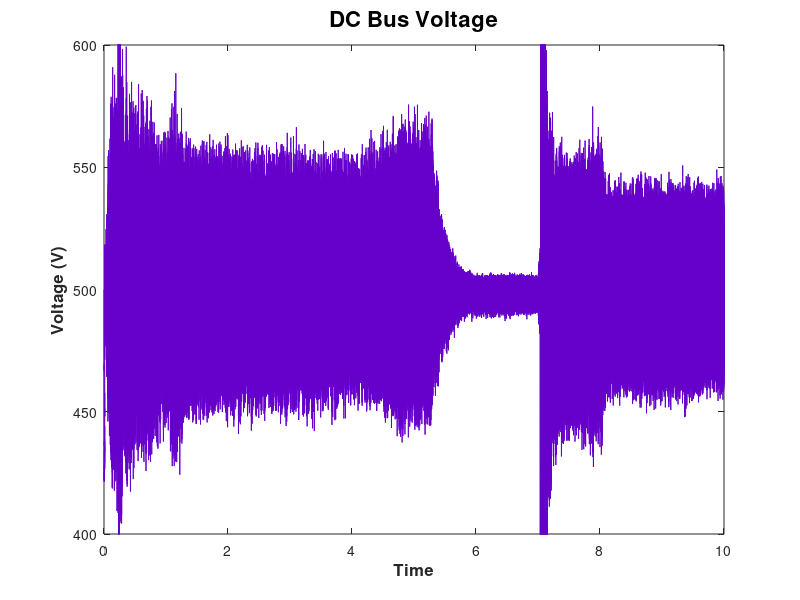

Here is the MATLAB script that generated this plot: (Note: this script raises an error after producing the figure.)
%% CONSTANTS
% Copyright 2011-2018 The MathWorks, Inc.

FigurePos1 = [450   499   574   186];
FigurePos2 = [449    69   574   372];
FigurePos3 = [449   475   574   217];
FigurePos4 = [5   476   437   215];
PurpleColor = [102 0 204]/256;
GenColor = [200 102 100]/256;
SampleTime = (2e-6)*50;

%% LOAD DATA TEST A
load HEV_PQ_Test_A

%% PLOT DC VOLTAGE
figure(1);
plot(Time,DC_V,'Color',[102 0 204]/256);
title('DC Bus Voltage','FontSize',16,'FontWeight','Bold');
xlabel('Time','FontSize',12,'FontWeight','bold')
ylabel('Voltage (V)','FontSize',12,'FontWeight','Bold')
set(gcf,'Position',FigurePos1);
set(gca,'YLim',[400 600]);

%% PLOT SPECTROGRAM
figure(2);
spectrogram(DC_V,1024,512,1024,1/(Time(2)-Time(1)),'yaxis');
%spectrogram(DC_V,256,240,256,1/(SampleTime),'yaxis');
title('Spectrogram, DC Bus','FontSize',16,'FontWeight','Bold')
xlabel('Time','FontSize',12,'FontWeight','bold')
ylabel('Frequency (Hz)','FontSize',12,'FontWeight','Bold')
set(gcf,'Position',FigurePos2);

%% TEST B
close(1);close(2);
load HEV_PQ_Test_B

%% PLOT SPECTROGRAM
figure(3);
spectrogram(DC_V,1024,512,1024,1/(Time(2)-Time(1)),'yaxis');
title('Spectrogram, DC Bus','FontSize',16,'FontWeight','Bold')
xlabel('Time','FontSize',12,'FontWeight','bold')
ylabel('Frequency (Hz)','FontSize',12,'FontWeight','Bold')
set(gcf,'Position',FigurePos2);
%set(gca,'YLim',[0 1200]);
%view(0,90)


%% PLOT GENERATOR SPEED
figure(4);
plot(Time,Gen_Spd,'LineWidth',3,'Color',GenColor);
title('Generator Speed (RPM)','FontSize',16,'FontWeight','Bold');
xlabel('Time','FontSize',12,'FontWeight','bold')
ylabel('Speed (RPM)','FontSize',12,'FontWeight','Bold')
set(gcf,'Position',FigurePos3);

%% PLOT MOTOR SPEED
figure(5);
plot(Time,Mot_Spd,'LineWidth',3);
title('Motor Speed (RPM)','FontSize',16,'FontWeight','Bold');
xlabel('Time','FontSize',12,'FontWeight','bold')
ylabel('Speed (RPM)','FontSize',12,'FontWeight','Bold')
set(gcf,'Position',FigurePos4);
set(gca,'YLim',[0 450]);

%% CLOSE ALL
close all
